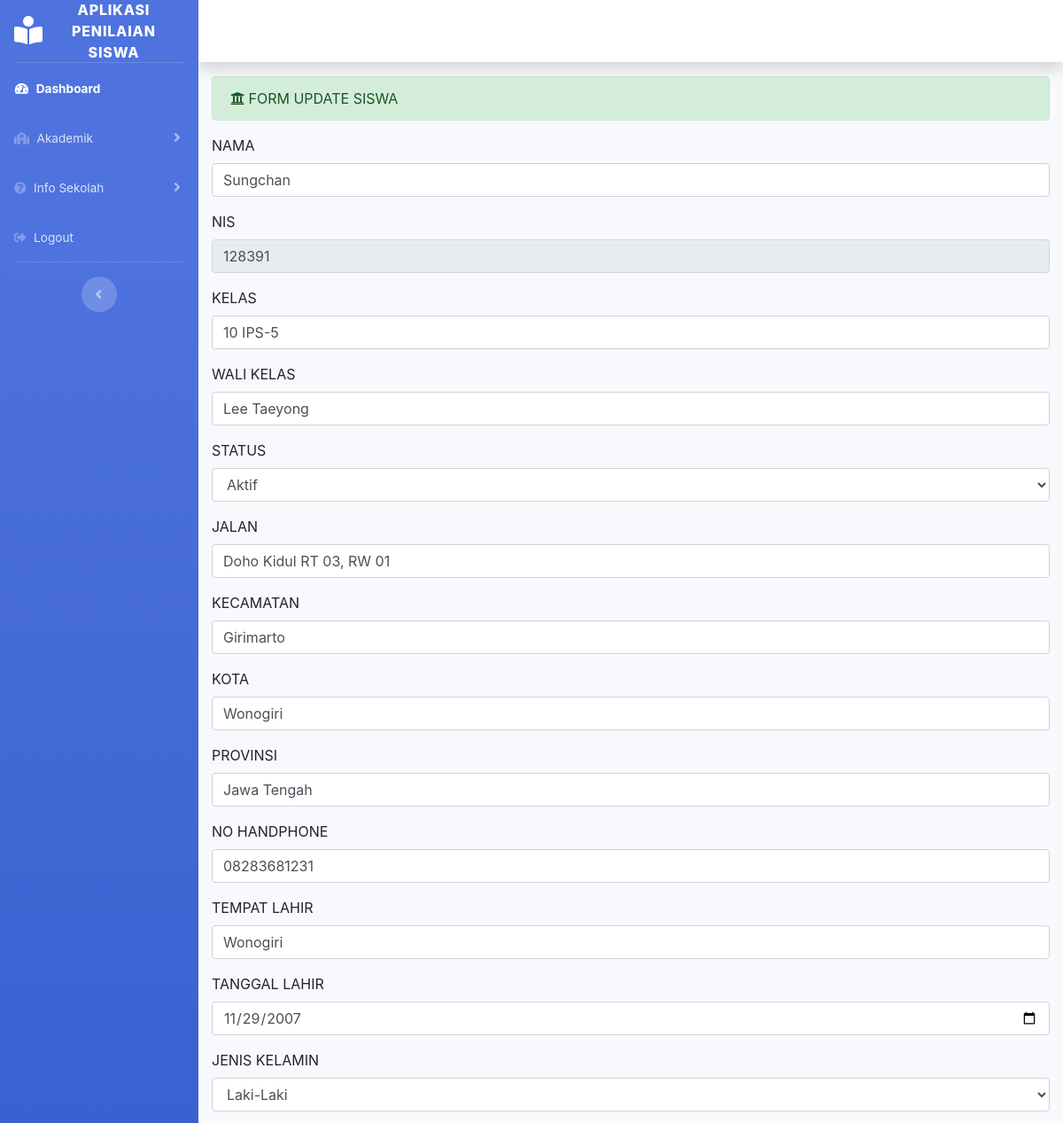
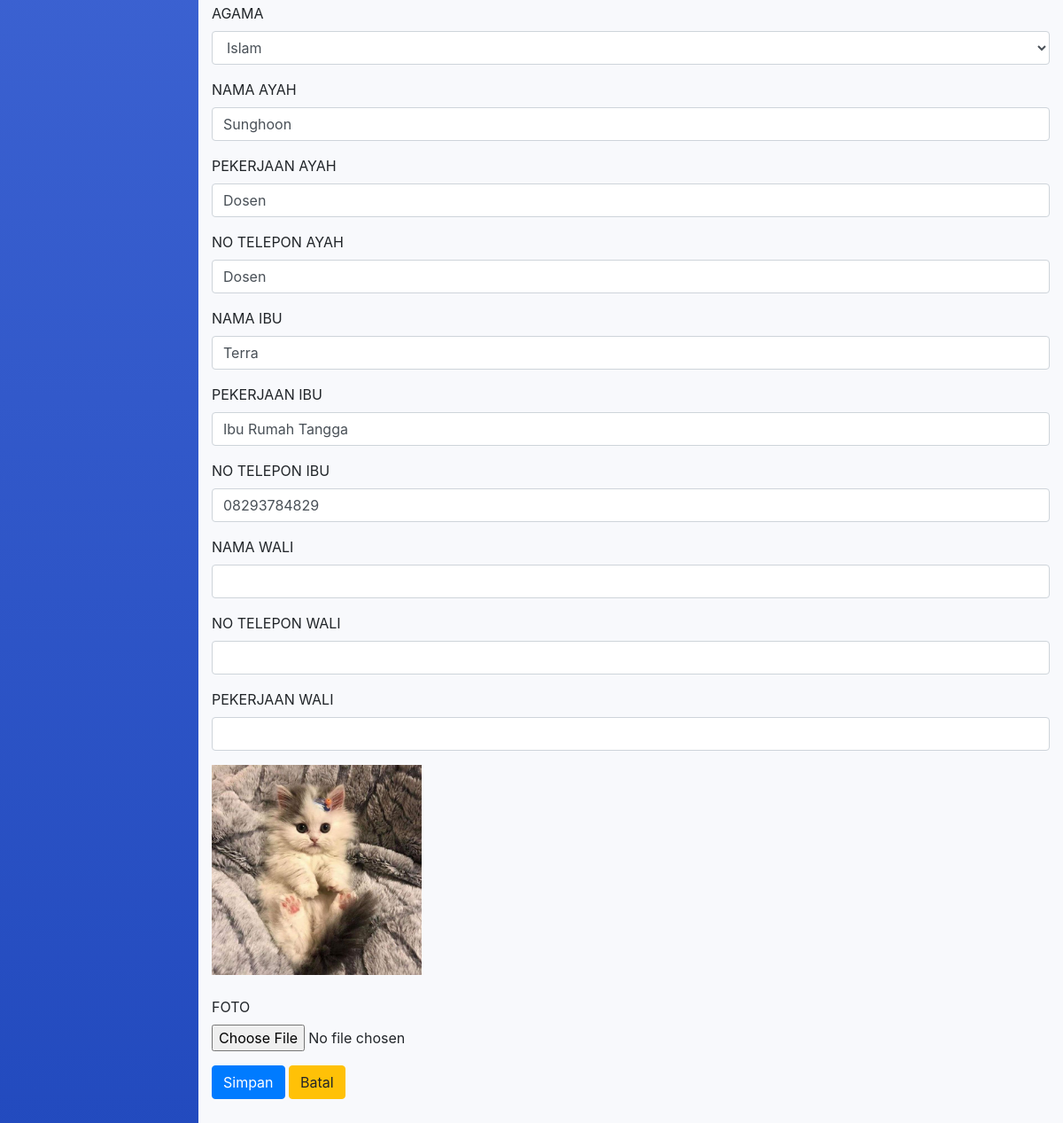
Page /Siswa/update/128391 on the committed database (2 pictures, top to bottom).
### tables this page shows
CREATE TABLE `siswa` (
  `nama_siswa` varchar(255) DEFAULT NULL,
  `admin_id` int(11) DEFAULT NULL,
  `orang_tua_id` int(11) NOT NULL,
  `nis` varchar(20) NOT NULL,
  `kelas` varchar(255) NOT NULL,
  `nama_guru` varchar(255) NOT NULL,
  `status` varchar(50) NOT NULL,
  `jalan` varchar(50) NOT NULL,
  `kecamatan` varchar(50) NOT NULL,
  `kota` varchar(50) NOT NULL,
  `provinsi` varchar(50) NOT NULL,
  `no_hp` varchar(15) NOT NULL,
  `tempat_lahir` varchar(50) DEFAULT NULL,
  `tanggal_lahir` date DEFAULT NULL,
  `jenis_kelamin` varchar(50) DEFAULT NULL,
  `agama` varchar(255) NOT NULL,
  `poto` varchar(50) DEFAULT NULL
);

CREATE TABLE `orang_tua` (
  `id` int(11) NOT NULL,
  `system_login_id` int(11) DEFAULT NULL,
  `nama_ayah` varchar(255) NOT NULL,
  `pekerjaan_ayah` varchar(255) NOT NULL,
  `no_telp_ayah` varchar(15) NOT NULL,
  `nama_ibu` varchar(255) NOT NULL,
  `pekerjaan_ibu` varchar(255) NOT NULL,
  `no_telp_ibu` varchar(15) NOT NULL,
  `nama_wali` varchar(255) NOT NULL,
  `no_telp_wali` varchar(15) NOT NULL,
  `pekerjaan_wali` varchar(255) NOT NULL
);

### application/controllers/Siswa.php (called while the page is built, shortened)
<?php
class Siswa extends CI_Controller{
  public function __construct(){
    $this->load->helper(array('url','download'));
  }
  public function update($nis){
    $data['siswa'] = $this->siswa_model->query("SELECT * FROM siswa LEFT OUTER JOIN orang_tua ON siswa.orang_tua_id=orang_tua.id WHERE nis='$nis'")->result();
    $data['detail'] = $this->siswa_model->ambil_siswa_id($nis);
    $this->load->view('templates_administrator/header');
    $this->load->view('templates_administrator/sidebar');
    $this->load->view('administrator/siswa_update',$data);
    $this->load->view('templates_administrator/footer');
  }
}

### index.php (called while the page is built, shortened)
<?php
require_once BASEPATH.'core/CodeIgniter.php';

### application/models/Siswa_model.php (called while the page is built, shortened)
<?php
class Siswa_model extends CI_Model{
	public function ambil_siswa_id($nis){
		$this->db->from('siswa');
		$this->db->join('orang_tua', 'orang_tua.id = siswa.orang_tua_id', 'left');
		$this->db->where('nis',$nis);
		$hasil = $this->db->get();
		if($hasil->num_rows() > 0){
			return $hasil->result();
		}else{
			return false;
			}
		}
	function query($query){
        return $this->db->query($query);
    }
}

### application/views/administrator/siswa_update.php (the view, shortened to what this page needs)
<div class="container-fluid">
  <div class="alert alert-success" role="alert">
    <i class="fas fa-university"></i> FORM UPDATE SISWA
  </div>
  <?php foreach($siswa as $sw) : ?>
  <?php echo form_open_multipart('Siswa/update_siswa_aksi') ?>
  <div class="form-group">
    <label>NAMA</label>
    <input type="text" name="nama_siswa" class="form-control" value="<?php echo $sw->nama_siswa ?>">
  </div>
  <div class="form-group">
    <label>NIS</label>
    <input type="text" name="nis" class="form-control" value="<?php echo $sw->nis ?>" readonly>
  </div>
  <div class="form-group">
    <label>KELAS</label>
    <input type="text" name="kelas" class="form-control" value="<?php echo $sw->kelas ?>">
  </div>
  <div class="form-group">
    <label>WALI KELAS</label>
    <input type="text" name="nama_guru" class="form-control" value="<?php echo $sw->nama_guru ?>">
  </div>
  <div class="form-group">
    <label>STATUS</label>
    <select name="status" class="form-control">
      <option value="Aktif" <?php if($sw->status=="Aktif"){echo "selected";} ?>>Aktif</option>
    </select>
  </div>
  <div class="form-group">
    <label>JALAN</label>
    <input type="text" name="jalan" class="form-control" value="<?php echo $sw->jalan ?>">
  </div>
  <div class="form-group">
    <label>KECAMATAN</label>
    <input type="text" name="kecamatan" class="form-control" value="<?php echo $sw->kecamatan ?>">
  </div>
  <div class="form-group">
    <label>KOTA</label>
    <input type="text" name="kota" class="form-control" value="<?php echo $sw->kota ?>">
  </div>
  <div class="form-group">
    <label>PROVINSI</label>
    <input type="text" name="provinsi" class="form-control" value="<?php echo $sw->provinsi ?>">
  </div>
  <div class="form-group">
    <label>NO HANDPHONE</label>
    <input type="text" name="no_hp" class="form-control" value="<?php echo $sw->no_hp ?>">
  </div>
  <div class="form-group">
    <label>TEMPAT LAHIR</label>
    <input type="text" name="tempat_lahir" class="form-control" value="<?php echo $sw->tempat_lahir ?>">
  </div>
  <div class="form-group">
    <label>TANGGAL LAHIR</label>
    <input type="date" name="tanggal_lahir" class="form-control" value="<?php echo $sw->tanggal_lahir ?>">
  </div>
  <div class="form-group">
    <label>JENIS KELAMIN</label>
    <select name="jenis_kelamin" class="form-control" >
      <option value="Laki-Laki" <?php if($sw->jenis_kelamin=="Laki-Laki"){echo "selected";} ?>>Laki-Laki</option>
    </select>
  </div>
  <div class="form-group">
    <label>AGAMA</label>
    <select name="agama" class="form-control">
      <option value="Islam" <?php if($sw->agama=="Islam"){echo "selected";} ?>>Islam</option>
    </select>
  </div>
  <div class="form-group">
    <label>NAMA AYAH</label>
    <input type="text" name="nama_ayah" class="form-control" value="<?php echo $sw->nama_ayah ?>">
  </div>
  <div class="form-group">
    <label>PEKERJAAN AYAH</label>
    <input type="text" name="pekerjaan_ayah" class="form-control" value="<?php echo $sw->pekerjaan_ayah ?>">
  </div>
  <div class="form-group">
    <label>NO TELEPON AYAH</label>
    <input type="text" name="no_telp_ayah" class="form-control" value="<?php echo $sw->no_telp_ayah ?>">
  </div>
  <div class="form-group">
    <label>NAMA IBU</label>
    <input type="text" name="nama_ibu" class="form-control" value="<?php echo $sw->nama_ibu ?>">
  </div>
  <div class="form-group">
    <label>PEKERJAAN IBU</label>
    <input type="text" name="pekerjaan_ibu" class="form-control" value="<?php echo $sw->pekerjaan_ibu ?>">
  </div>
  <div class="form-group">
    <label>NO TELEPON IBU</label>
    <input type="text" name="no_telp_ibu" class="form-control" value="<?php echo $sw->no_telp_ibu ?>">
  </div>
  <div class="form-group">
    <label>NAMA WALI</label>
    <input type="text" name="nama_wali" class="form-control" value="<?php echo $sw->nama_wali ?>">
  </div>
  <div class="form-group">
    <label>NO TELEPON WALI</label>
    <input type="text" name="no_telp_wali" class="form-control" value="<?php echo $sw->no_telp_wali ?>">
  </div>
  <div class="form-group">
    <label>PEKERJAAN WALI</label>
    <input type="text" name="pekerjaan_wali" class="form-control" value="<?php echo $sw->pekerjaan_wali?>">
  </div>
  <div class="form-group">
    <?php foreach($detail as $dt) : ?>
      <img src="<?php echo base_url(). 'assets/uploads/'.$sw->poto ?>" style="width: 25%">
      <?php endforeach; ?><br><br>
    <label>FOTO</label><br>
    <input type="file" name="userfile" value="<?php echo $sw->poto ?>">
  </div>
  <button type="submit" class="btn btn-primary mb-5">Simpan</button>
  <button type="reset" class="btn btn-warning mb-5">Batal</button>
<?php endforeach; ?>
</div>

### rows in the picture
siswa: nama_siswa "Sungchan", nis "128391", kelas "10 IPS-5", nama_guru "Lee Taeyong", status "Aktif", jalan "Doho Kidul RT 03, RW 01", kecamatan "Girimarto", kota "Wonogiri", provinsi "Jawa Tengah", no_hp "08283681231", tempat_lahir "Wonogiri", tanggal_lahir "11/29/2007", jenis_kelamin "Laki-Laki", agama "Islam", nama_ayah "Sunghoon", pekerjaan_ayah "Dosen", no_telp_ayah "Dosen", nama_ibu "Terra", pekerjaan_ibu "Ibu Rumah Tangga", no_telp_ibu "08293784829", poto (picture)
